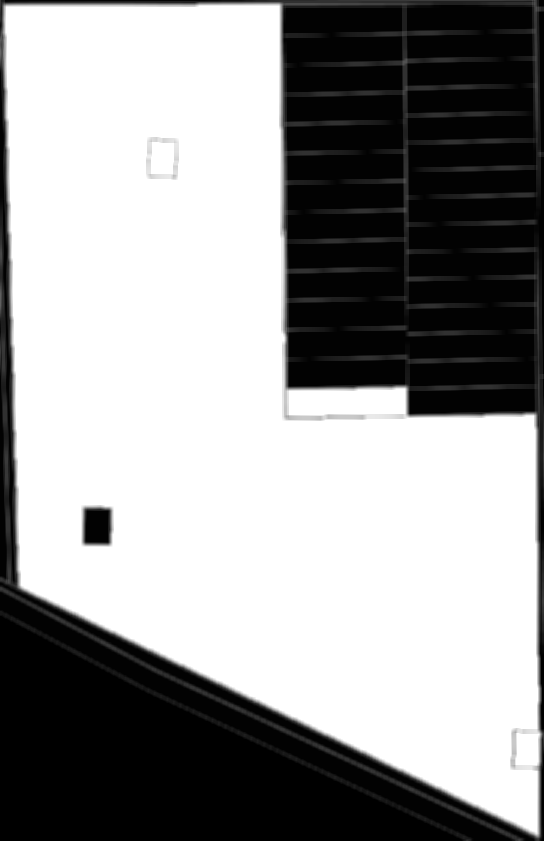
#> input picture BBOX/grayImage.png, 544 x 841 px
$ python findConturs.py
#> lines starting #> are read from the running program, lines starting #| are printed output that depends on the picture; after the words box and inside, x2 and y2 are one past the last pixel; in counts of white or black regions, pixels touching at a corner belong together
import cv2
import numpy as np


def order_points_clockwise(pts):
    # sort the points based on their x-coordinates
    xSorted = pts[np.argsort(pts[:, 0]), :]

    # grab the left-most and right-most points from the sorted
    # x-roodinate points
    leftMost = xSorted[:2, :]
    rightMost = xSorted[2:, :]

    # now, sort the left-most coordinates according to their
    # y-coordinates so we can grab the top-left and bottom-left
    # points, respectively
    leftMost = leftMost[np.argsort(leftMost[:, 1]), :]
    (tl, bl) = leftMost

    # now, sort the right-most coordinates according to their
    # y-coordinates so we can grab the top-right and bottom-right
    # points, respectively
    rightMost = rightMost[np.argsort(rightMost[:, 1]), :]
    (tr, br) = rightMost

    # return the coordinates in top-left, top-right,
    # bottom-right, and bottom-left order
    return np.array([tl, tr, br, bl], dtype="int32")


img = cv2.imread('grayImage.png')
#> img is the input picture: shape (841, 544, 3); min 0, max 255, mean 153.7
imgGry = cv2.cvtColor(img, cv2.COLOR_BGR2GRAY)

ret, thrash = cv2.threshold(imgGry, 240, 255, cv2.CHAIN_APPROX_NONE)
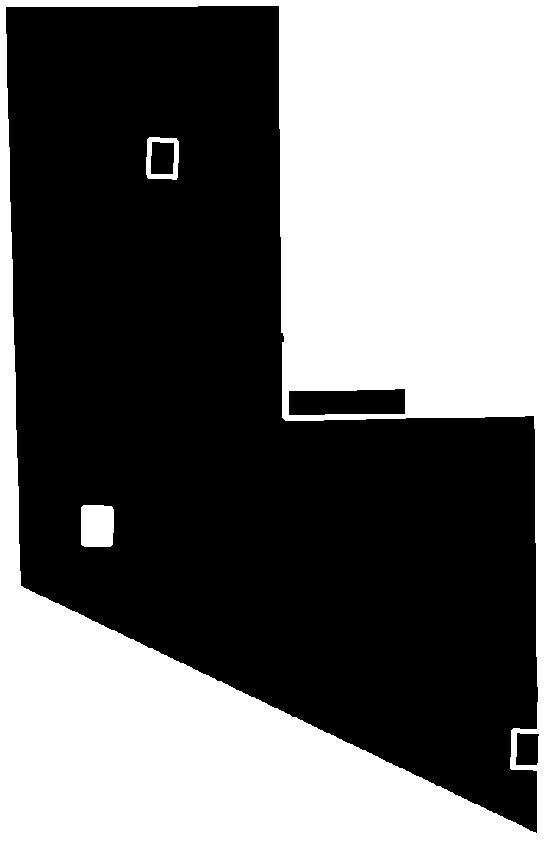
#> thrash: shape (841, 544); 42.9% white; 3 white regions
contours, hierarchy = cv2.findContours(thrash, cv2.RETR_TREE, cv2.CHAIN_APPROX_NONE)
#> contours = 7 contours; box (x1, y1, x2, y2) and area: (0, 0, 544, 841) 456120, (5, 5, 539, 834) 261231, (288, 388, 406, 416) 2902, (81, 505, 114, 547) 1279, (146, 137, 179, 180) 1252, (150, 141, 175, 175) 750, (515, 732, 540, 766) 714
angle = 0
for contour in contours:
    approx = cv2.approxPolyDP(contour, 0.01 * cv2.arcLength(contour, True), True)
    cv2.drawContours(img, [approx], 0, (255, 0, 0), 2)
    print(approx)
    x = approx.ravel()[0]
    y = approx.ravel()[1] - 5
    if (angle < len(approx)):
        angle = len(approx)
        print(angle)
    c_list=[]
    for corner in approx:
        x, y = corner.ravel()
        c_list.append([int(x), int(y)])
        cv2.circle(img, (x, y), 5, (0, 255, 0), -1)
#> this loop made 7 passes
#> (approx, angle) on pass 1: ([[0, 0], [0, 840], [543, 840], [543, 0]], 4)
#> angle on passes 2, 4, 5: 5, 6, 8
#> (printed output is left out)
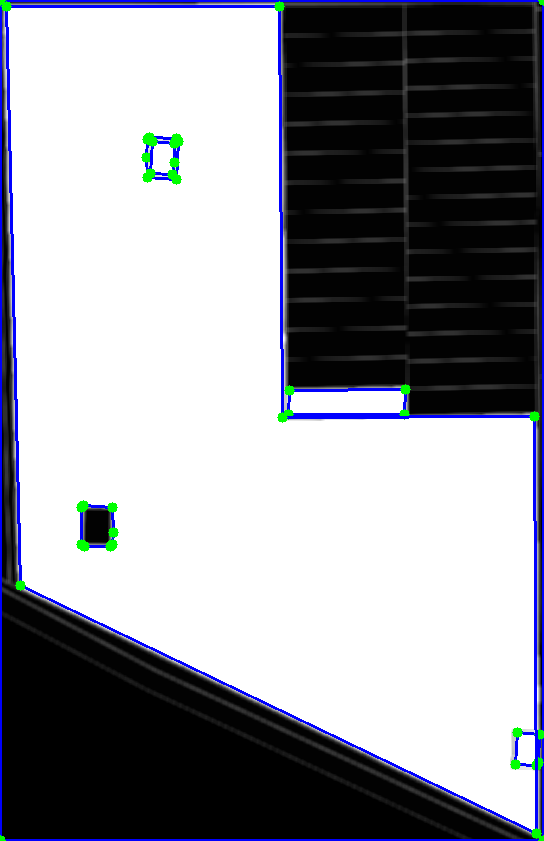
#> img: shape (841, 544, 3); 3.59% of pixels changed, all inside (x1, y1, x2, y2) = (0, 0, 544, 841)
#> after the loop, angle = 8

cv2.imwrite('shapes.png', img)
cv2.waitKey(0)

image = cv2.imread('shapes.png')
original = image.copy()
gray = cv2.cvtColor(image, cv2.COLOR_BGR2GRAY)
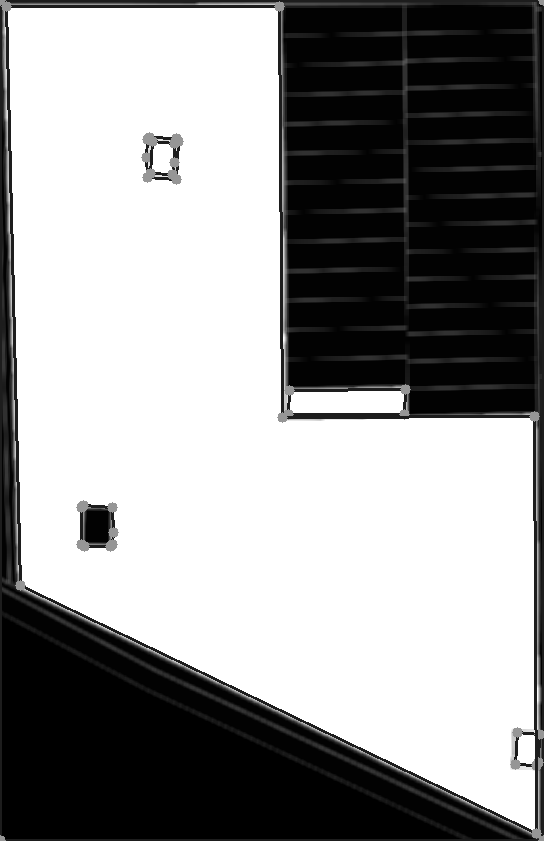
#> gray: shape (841, 544); min 0, max 255, mean 149.8
canny = cv2.Canny(gray, 120, 255, 1)
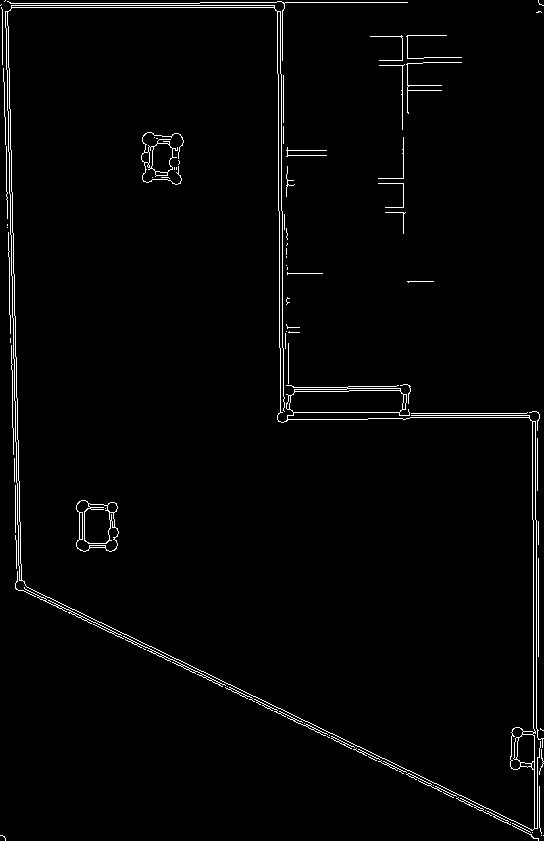
#> canny: shape (841, 544); 2% white in thin lines or dots
print(angle)
#| 8
print('angle')
corners = cv2.goodFeaturesToTrack(canny, angle, 0.25, 10)
#> corners = [[287, 273], [401, 36], [289, 182], [287, 327], [287, 155], [520, 766], [531, 763], [522, 734]]

# c_list = []
# for corner in corners:
#     x, y = corner.ravel()
#     c_list.append([int(x), int(y)])
#     cv2.circle(image, (x, y), 5, (255, 0, 0), -1)
# # cv2.imshow('image', image)
#
# # corner_points = np.array([c_list[0], c_list[1], c_list[2], c_list[3]])
# # ordered_corner_points = order_points_clockwise(corner_points)
# # print(corner_points)
# mask = np.zeros(image.shape, dtype=np.uint8)
# # cv2.fillPoly(mask, [ordered_corner_points], (255, 255, 255))
#
# mask = cv2.cvtColor(mask, cv2.COLOR_BGR2GRAY)
# cnts = cv2.findContours(mask, cv2.RETR_EXTERNAL, cv2.CHAIN_APPROX_SIMPLE)
# cnts = cnts[0] if len(cnts) == 2 else cnts[1]
#
# # cv2.imshow('canny', canny)
# cv2.imshow('imageInFindContour.png', image)
# # cv2.imshow('mask', mask)
# cv2.waitKey()

$ run again, with BBOX/imageInFindContour.png copied over BBOX/grayImage.png
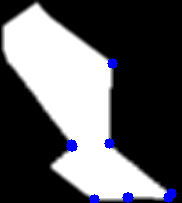
#> input picture BBOX/imageInFindContour.png, 182 x 203 px
#> img is the input picture: shape (203, 182, 3); mean B, G, R 95.7, 91.8, 91.8
#> `ret, thrash = cv2.threshold(imgGry, 240, 255, cv2.CHAIN_APPROX_NONE)`:
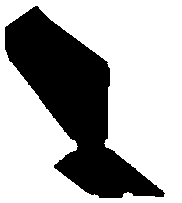
#> thrash: shape (203, 182); 67.2% white; 1 black region
#> contours = 2 contours; box (x1, y1, x2, y2) and area: (0, 0, 182, 203) 36562, (4, 5, 166, 199) 12370
#> the loop `for contour in contours:` made 2 passes
#> (approx, angle) on pass 1: ([[0, 0], [0, 202], [181, 202], [181, 0]], 4)
#> (printed output is left out)
#> after the loop `for contour in contours:`: angle = 9
#> `canny = cv2.Canny(gray, 120, 255, 1)`:
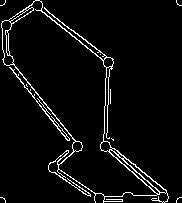
#> canny: shape (203, 182); 4.7% white in thin lines or dots
#| 9
#> corners = [[104, 196], [103, 141], [106, 67], [59, 164], [90, 196], [159, 192], [74, 141], [41, 10], [11, 23]]
